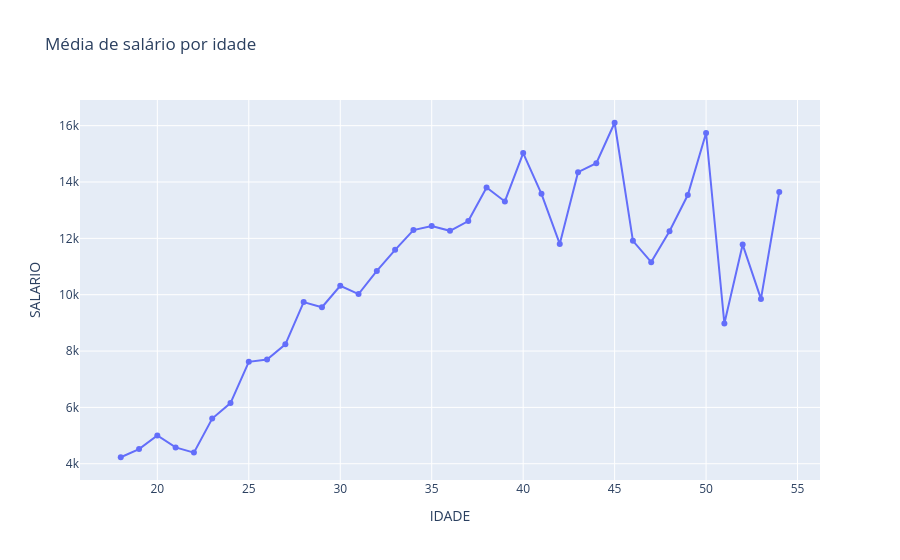

Notebook code cell kept with this figure:
### Code cell
fig = px.line(salario_por_idade.reset_index(), x = 'IDADE', y= 'SALARIO', title=' Média de salário por idade', markers = True )
fig.show()

### Figure 1 — Plotly figure (JSON) as saved in the notebook; plotly's stock layout.template omitted (floating-point values rounded to 4 significant figures)
{"data": [{"hovertemplate": "IDADE=%{x}<br>SALARIO=%{y}<extra></extra>", "legendgroup": "", "line": {"color": "#636efa", "dash": "solid"}, "marker": {"symbol": "circle"}, "mode": "lines+markers", "name": "", "orientation": "v", "showlegend": false, "type": "scatter", "x": [18, 19, 20, 21, 22, 23, 24, 25, 26, 27, 28, 29, 30, 31, 32, 33, 34, 35, 36, 37, 38, 39, 40, 41, 42, 43, 44, 45, 46, 47, 48, 49, 50, 51, 52, 53, 54], "xaxis": "x", "y": [4230.0, 4520.0, 5004.0, 4579.0, 4395.0, 5602.0, 6152.0, 7616.0, 7700.0, 8237.0, 9738.0, 9555.0, 10320.0, 10020.0, 10840.0, 11590.0, 12290.0, 12440.0, 12270.0, 12610.0, 13800.0, 13310.0, 15030.0, 13580.0, 11800.0, 14350.0, 14670.0, 16100.0, 11910.0, 11160.0, 12250.0, 13540.0, 15740.0, 8978.0, 11780.0, 9850.0, 13640.0], "yaxis": "y"}], "layout": {"legend": {"tracegroupgap": 0}, "title": {"text": " Média de salário por idade"}, "xaxis": {"anchor": "y", "domain": [0, 1], "title": {"text": "IDADE"}}, "yaxis": {"anchor": "x", "domain": [0, 1], "title": {"text": "SALARIO"}}}}
